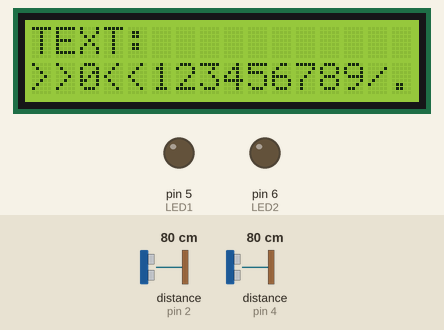
A sketch run on a simulated Arduino Uno, built with avr-gcc and run on an emulated ATmega328P. Parts: 16×2 character LCD, output pins drawn as LEDs (lit = HIGH). Wiring (inferred from the names in the program): 2 × ultrasonic range finder: trigger pin 3, echo pin 2 / trigger pin 7, echo pin 4. Inputs (shaded band) come from the test bench; at power-on: distance to the obstacle (sensors on pin 4, pin 2) 80 cm. The echo pulse lasts 58.3 µs per cm; pins used as bus, display or sensor lines are not drawn; what the sketch prints to the serial monitor is not drawn.

Above: at 1.2 s.
1.3 s: distance to the obstacle (sensor on pin 4) set to 17 cm
2.8 s: distance to the obstacle (sensor on pin 4) set to 14 cm
At 3.33 s:
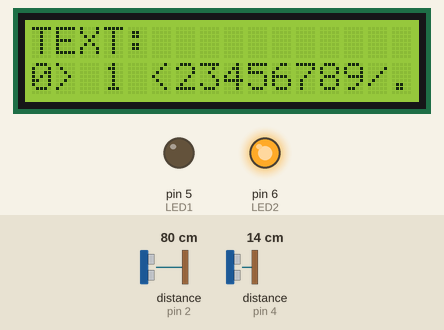
5.8 s: distance to the obstacle (sensor on pin 2) set to 2 cm
At 6.91 s:
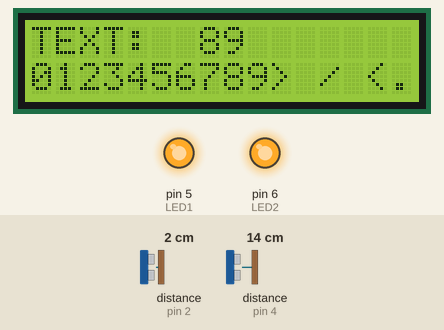
8.3 s: distance to the obstacle (sensor on pin 4) set to 60 cm
At 10.6 s:
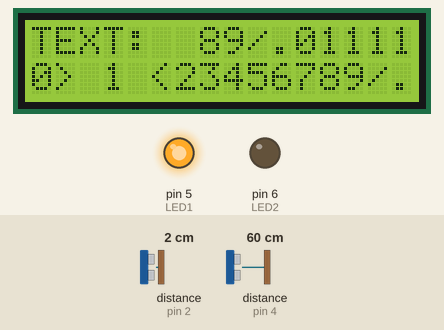
10.9 s: distance to the obstacle (sensor on pin 2) set to 14 cm
12.4 s: distance to the obstacle (sensor on pin 2) set to 17 cm
At 13.2 s:
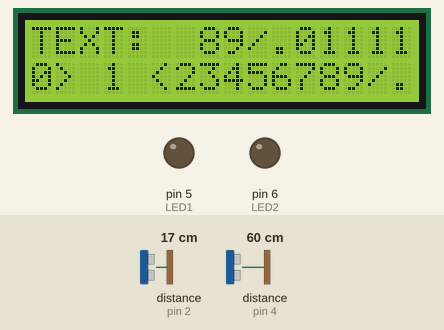
Timing chart, 0 to 15.2 s (numbered marks = the images above; inputs shaded):
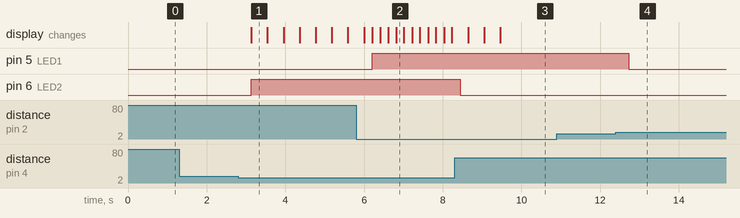

The sketch:

THOR.ino
```cpp
int LED1 = 5; //Green LED
int LED2 = 6; //Red LED

int trigPin1=3; //First Ultrasonic sensor - OK BUTTON - Green LED
int echoPin1=2;

int trigPin2=7; //Second Ultrasonic sensor - CHOOSE BUTTON - Red LED
int echoPin2=4;
int num=0;

String text="";

#include <LiquidCrystal.h>
LiquidCrystal lcd(13, 12, 8, 9, 10, 11); //LCD Screen

void setup() {
  Serial.begin (9600);            //set transmission rate (bit/secs)
  pinMode(trigPin1, OUTPUT);
  pinMode(echoPin1, INPUT);
  pinMode(trigPin2, OUTPUT);
  pinMode(echoPin2, INPUT);
  lcd.begin(16, 2);
  lcd.print("TEXT:  ");
  lcd.setCursor(0,1);
  lcd.print(">>0<<123456789/.");
   pinMode(LED1, OUTPUT);
   pinMode(LED2, OUTPUT);
}


void loop() {
  long duration1, distance1; //distance use for HC-SR04 which is 'OK button'
  digitalWrite(trigPin1, LOW);
  delayMicroseconds(2);
  digitalWrite(trigPin1, HIGH);
  delayMicroseconds(10);
  digitalWrite(trigPin1, LOW);
  duration1 = pulseIn(echoPin1, HIGH);
  distance1 = (duration1/2) / 29.1;

   if (distance1 >= 15 || distance1 <= 0){  //15 cm is threshold distance you can change
    Serial.println("Out of range");
    digitalWrite(LED1, LOW);
  }
  else {
    String num2 =  String(num, HEX);
    if (num == 10){num2="/";}
    if (num == 11){num2=".";}
    text += num2;
    lcd.setCursor(0,0);
    lcd.print("TEXT:  "+text);
    digitalWrite(LED1, HIGH);
    Serial.print ( "Sensor1  ");
    Serial.print ( distance1);
    Serial.println("cm (PRESSING)");
  }
  delay(200);   //you can adjust delay time for HC-SR04 sensitivity
long duration2, distance2;
  digitalWrite(trigPin2, LOW);
  delayMicroseconds(2);
  digitalWrite(trigPin2, HIGH);
  delayMicroseconds(10);
  digitalWrite(trigPin2, LOW);
  duration2 = pulseIn(echoPin2, HIGH);
  distance2= (duration2/2) / 29.1;

   if (distance2 >= 15 || distance2 <= 0){   //15 cm is threshold distance you can change
    Serial.println("Out of range");
    digitalWrite(LED2, LOW);
  }
  else {
    digitalWrite(LED2, HIGH);
    Serial.print("Sensor2  ");
    Serial.print(distance2);
    Serial.println("cm (PRESSING)");
    num++;
    if (num == 12){num = 0;}
    lcd.setCursor(0,1);
    if (num == 0){lcd.print("> 0 <123456789/.");}
    if (num == 1){lcd.print("0> 1 <23456789/.");}
    if (num == 2){lcd.print("01> 2 <3456789/.");}
    if (num == 3){lcd.print("012> 3 <456789/.");}
    if (num == 4){lcd.print("0123> 4 <56789/.");}
    if (num == 5){lcd.print("01234> 5 <6789/.");}
    if (num == 6){lcd.print("012345> 6 <789/.");}
    if (num == 7){lcd.print("0123456> 7 <89/.");}
    if (num == 8){lcd.print("01234567> 8 <9/.");}
    if (num == 9){lcd.print("012345678> 9 </.");}
    if (num == 10){lcd.print("0123456789> / <.");}
    if (num == 11){lcd.print("0123456789/> . <");}
  }
  delay(200); //you can adjust delay time for HC-SR04 sensitivity
}
```

Measured:
- the behaviour switches between 16 and 15 cm on distance to the obstacle (sensor on pin 4) (found by bisection; images 0 and 1)
- the behaviour switches between 15 and 16 cm on distance to the obstacle (sensor on pin 2) (found by bisection; images 3 and 4)
- after the input at 1.3 s, every drawn part: stays the same
- after the input at 2.8 s, pin 6 (LED2): LOW → HIGH after 0.33 s; the display: changes after 0.34 s (image 1)
- after the input at 5.8 s, pin 5 (LED1): LOW → HIGH after 0.40 s
- after the input at 8.3 s, pin 6 (LED2): HIGH → LOW after 0.14 s
- after the input at 10.9 s, every drawn part: stays the same
- after the input at 12.4 s, pin 5 (LED1): HIGH → LOW after 0.32 s
- what the display in image 1 shows lasts 0.4 s, from 3.1 s to 3.5 s
